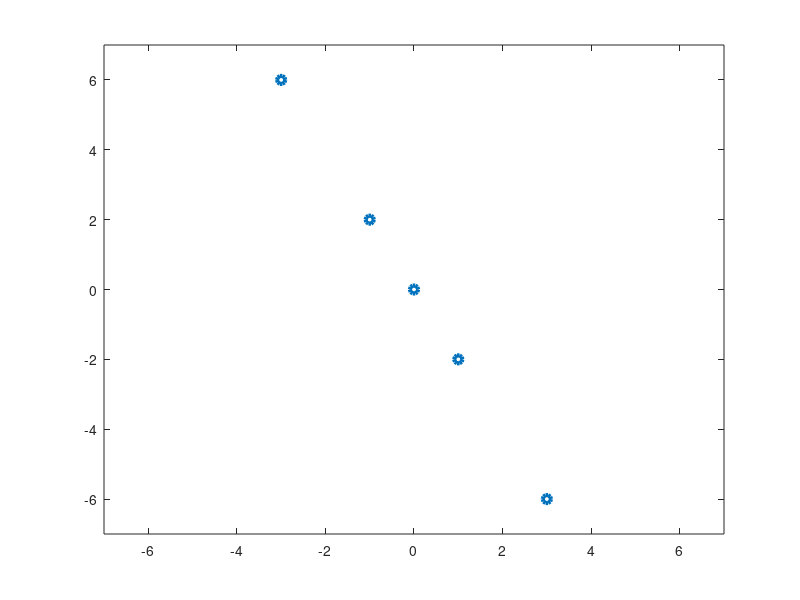

Reproduce this figure in MATLAB.
% Get and plot the data
data = [0,0 ; -1,2 ; -3,6 ; 1,-2 ; 3,-6];
figure; 
plot(data(:,1), data(:,2), 'o', 'LineWidth', 3);
axis([-7 7 -7 7]);